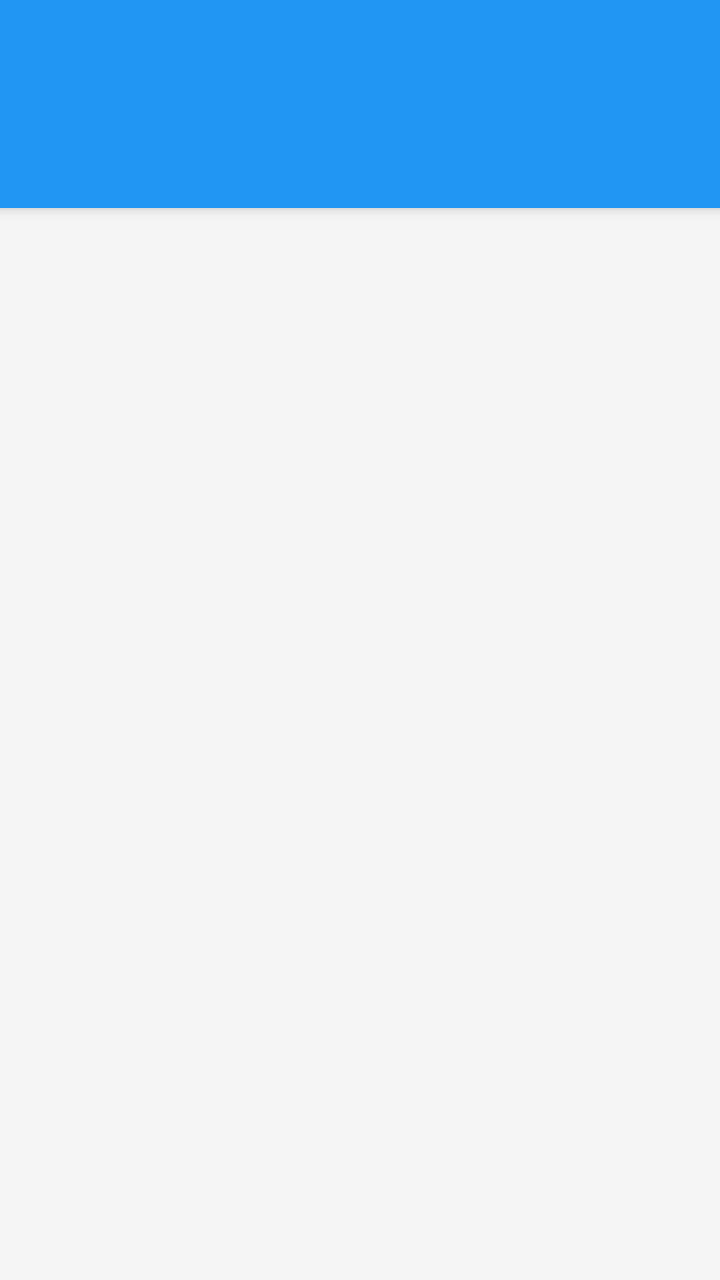
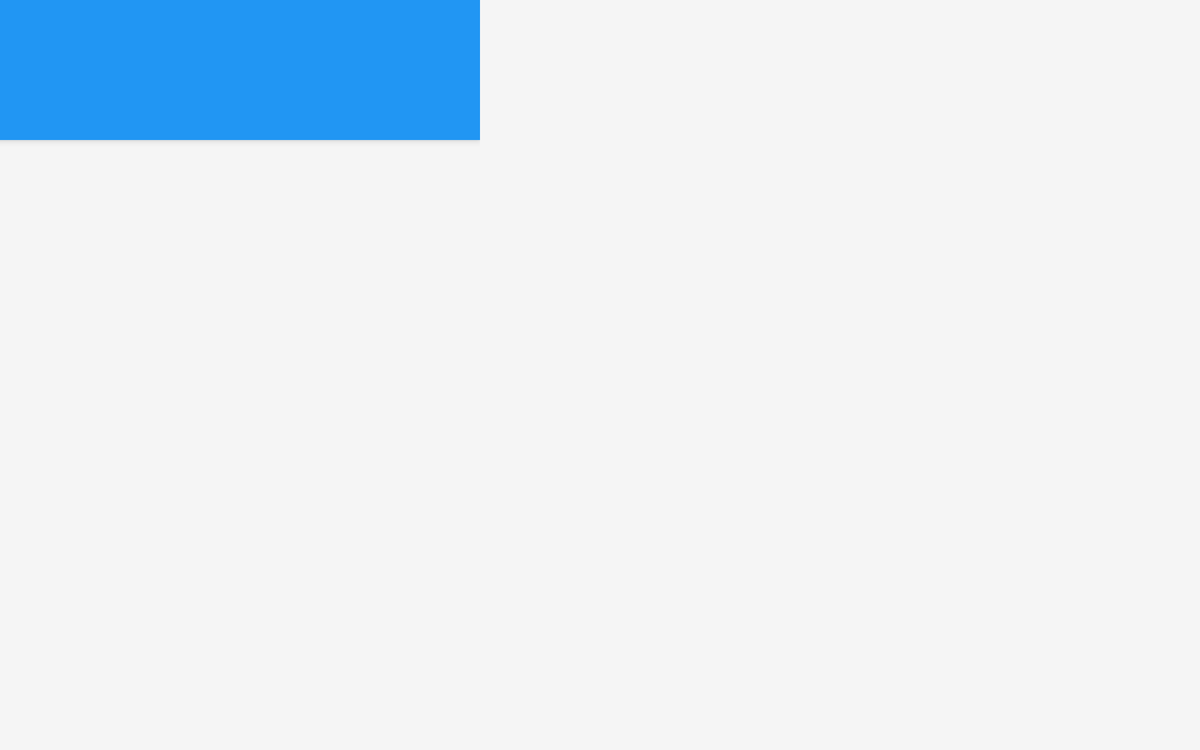

One screen, two layout resources from the same app: the default and the repository's alternative for another configuration. Each is rendered where Android would select it; the XML of both is given below.
<!-- AndroidManifest.xml: application theme AppTheme -->
<!-- res/layout/activity_main.xml -->
<?xml version="1.0" encoding="utf-8"?>
<FrameLayout xmlns:android="http://schemas.android.com/apk/res/android"
    xmlns:tools="http://schemas.android.com/tools"
    android:layout_width="match_parent"
    android:layout_height="match_parent"
    tools:context="in.mayanknagwanshi.popularmovies.MainActivity">

    <include layout="@layout/include_list_viewpager"></include>
</FrameLayout>
<!-- res/layout/include_list_viewpager.xml (included above) -->
<?xml version="1.0" encoding="utf-8"?>
<android.support.design.widget.CoordinatorLayout xmlns:android="http://schemas.android.com/apk/res/android"
    xmlns:app="http://schemas.android.com/apk/res-auto"
    android:id="@+id/main_content"
    android:layout_width="match_parent"
    android:layout_height="match_parent">

    <android.support.design.widget.AppBarLayout
        android:id="@+id/appbar"
        android:layout_width="match_parent"
        android:layout_height="wrap_content"
        android:theme="@style/ThemeOverlay.AppCompat.Dark.ActionBar">

        <android.support.v7.widget.Toolbar
            android:id="@+id/toolbar"
            android:layout_width="match_parent"
            android:layout_height="?attr/actionBarSize"
            android:background="?attr/colorPrimary"
            app:layout_scrollFlags="scroll|enterAlways|snap"
            app:popupTheme="@style/ThemeOverlay.AppCompat.Light">

        </android.support.v7.widget.Toolbar>

        <android.support.design.widget.TabLayout
            android:id="@+id/tabs"
            android:layout_width="match_parent"
            android:layout_height="wrap_content" />
    </android.support.design.widget.AppBarLayout>
    <android.support.v4.view.ViewPager
        android:id="@+id/viewpager"
        android:layout_width="match_parent"
        android:layout_height="match_parent"
        app:layout_behavior="@string/appbar_scrolling_view_behavior" >

    </android.support.v4.view.ViewPager>

</android.support.design.widget.CoordinatorLayout>
<!-- resources referenced by this layout -->
<resources>
  <!-- from res/values-v21/ -->
  <style name="AppTheme" parent="Base.AppTheme">
          
          <item name="android:windowDrawsSystemBarBackgrounds">true</item>
          <item name="android:statusBarColor">@color/colorPrimaryDark</item>
      </style>
  <style name="Base.AppTheme" parent="Theme.AppCompat.Light.NoActionBar">
          <item name="colorPrimary">@color/colorPrimary</item>
          <item name="colorPrimaryDark">@color/colorPrimaryDark</item>
          <item name="colorAccent">@color/colorAccent</item>
          <item name="android:windowBackground">@color/window_background</item>
      </style>
  <color name="colorPrimaryDark">#1976D2</color>
  <color name="colorPrimary">#2196F3</color>
  <color name="colorAccent">#FF4081</color>
  <color name="window_background">#FFF5F5F5</color>
</resources>
<!-- res/layout-sw600dp-land/activity_main.xml (the repository's variant of the layout above) -->
<!-- drawn on a 7-inch tablet turned sideways -->
<?xml version="1.0" encoding="utf-8"?>
<LinearLayout xmlns:android="http://schemas.android.com/apk/res/android"
    xmlns:tools="http://schemas.android.com/tools"
    android:layout_width="match_parent"
    android:layout_height="match_parent"
    android:baselineAligned="false"
    android:divider="?android:attr/dividerHorizontal"
    android:orientation="horizontal"
    tools:context="in.mayanknagwanshi.popularmovies.MainActivity">

    <FrameLayout
        android:id="@+id/movie_list_container"
        android:layout_weight="2"
        android:layout_width="0dp"
        android:layout_height="match_parent">
        <include layout="@layout/include_list_viewpager"></include>
    </FrameLayout>
    <FrameLayout
        android:id="@+id/movie_detail_container"
        android:layout_weight="3"
        android:layout_width="0dp"
        android:layout_height="match_parent">

    </FrameLayout>
</LinearLayout>
